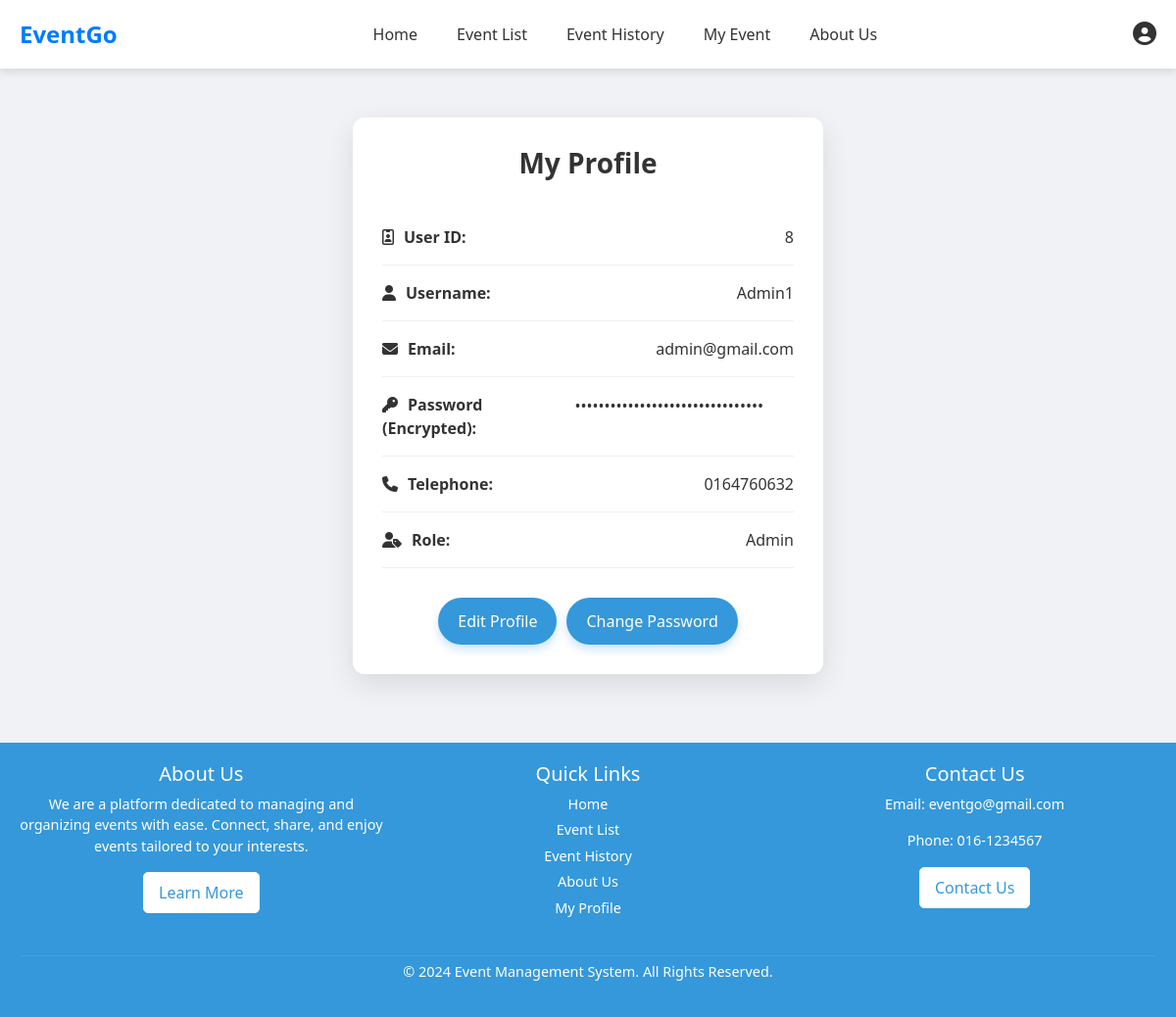
/profile.php (signed in), run on the app's committed database.
### tables this page shows
CREATE TABLE `user` (
  `user_id` int(11) NOT NULL,
  `username` varchar(50) NOT NULL,
  `email` varchar(100) NOT NULL,
  `password` varchar(255) NOT NULL,
  `telno` varchar(15) NOT NULL,
  `role` varchar(20) NOT NULL,
  `time_created` timestamp NOT NULL DEFAULT current_timestamp()
);

### profile.php (the view, shortened to what this page needs)
<?php
include 'header.php';
$user_id = $_SESSION['user_id'];
$query = "SELECT * FROM user WHERE user_id = ?";
$stmt = $conn->prepare($query);
$stmt->bind_param("i", $user_id);
$stmt->execute();
$result = $stmt->get_result();
$user_data = $result->fetch_assoc();
$username = $user_data['username'];
$email = $user_data['email'];
$password = $user_data['password'];
$telno = $user_data['telno'];
$role = $user_data['role'];
?>
<!DOCTYPE html>
<html lang="en">
<head>
    <link href="https://cdnjs.cloudflare.com/ajax/libs/font-awesome/6.0.0-beta3/css/all.min.css" rel="stylesheet">
    <link href="https://cdn.jsdelivr.net/npm/bootstrap@5.2.1/dist/css/bootstrap.min.css" rel="stylesheet">
</head>
<body>
    <div class="profile-container">
        <h2>My Profile</h2>
        <div class="profile-row">
            <div class="profile-label"><i class="fa fa-id-badge"></i>User ID:</div>
            <div class="profile-value"><?php echo $user_id; ?></div>
        </div>
        <div class="profile-row">
            <div class="profile-label"><i class="fa fa-user"></i>Username:</div>
            <div class="profile-value"><?php echo $username; ?></div>
        </div>
        <div class="profile-row">
            <div class="profile-label"><i class="fa fa-envelope"></i>Email:</div>
            <div class="profile-value"><?php echo $email; ?></div>
        </div>
        <div class="profile-row">
            <div class="profile-label"><i class="fa fa-key"></i>Password (Encrypted):</div>
            <div class="profile-value">
                <input type="password" value="<?php echo $password; ?>" readonly style="border: none; background: transparent; color: #333; width: 100%; outline: none;">
            </div>
        </div>
        <div class="profile-row">
            <div class="profile-label"><i class="fa fa-phone"></i>Telephone:</div>
            <div class="profile-value"><?php echo $telno; ?></div>
        </div>
        <div class="profile-row">
            <div class="profile-label"><i class="fa fa-user-tag"></i>Role:</div>
            <div class="profile-value"><?php echo $role; ?></div>
        </div>
        <div class="button-container">
            <a href="edit_profile.php"><button>Edit Profile</button></a>
            <a href="change_password.php"><button>Change Password</button></a>
        </div>
    </div>
</body>
</html>
<?php include"footer.php" ?>

### header.php (style rules this page uses)
body { font-family: 'Segoe UI', Tahoma, Geneva, Verdana, sans-serif; margin: 0; padding: 0; background-color: #f5f5f5; }

### profile.php (style rules this page uses)
body, html { margin: 0; padding: 0; height: 100%; display: flex; flex-direction: column; font-family: 'Segoe UI', Tahoma, Geneva, Verdana, sans-serif; background-color: #f0f2f5; color: #333; }
.profile-container { width: 40%; margin: 50px auto; background-color: #fff; padding: 30px; border-radius: 12px; box-shadow: 0 10px 30px rgba(0, 0, 0, 0.1); }
h2 { text-align: center; margin-bottom: 30px; font-size: 28px; font-weight: bold; }
.profile-row { display: flex; justify-content: space-between; padding: 16px 0; border-bottom: 1px solid #f0f0f0; }
.profile-label { font-weight: bold; font-size: 16px; }
.profile-value { font-weight: 400; font-size: 16px; color: #333; text-align: right; }
.profile-row i { margin-right: 10px; }
.button-container { display: flex; justify-content: center; gap: 10px; margin-top: 30px; }
.button-container a { text-decoration: none; }
.button-container button { background-color: #3498db!important; color: white !important; padding: 12px 20px; border: none; border-radius: 50px; cursor: pointer; font-size: 16px; transition: background-color 0.3s ease, box-shadow 0.3s ease; box-shadow: 0 5px 10px rgba(0, 123, 255, 0.2); }

### data on the page
user: username "Admin1", email "admin@gmail.com", telno "0164760632", role "Admin"

### other printed values
$user_id "8"
